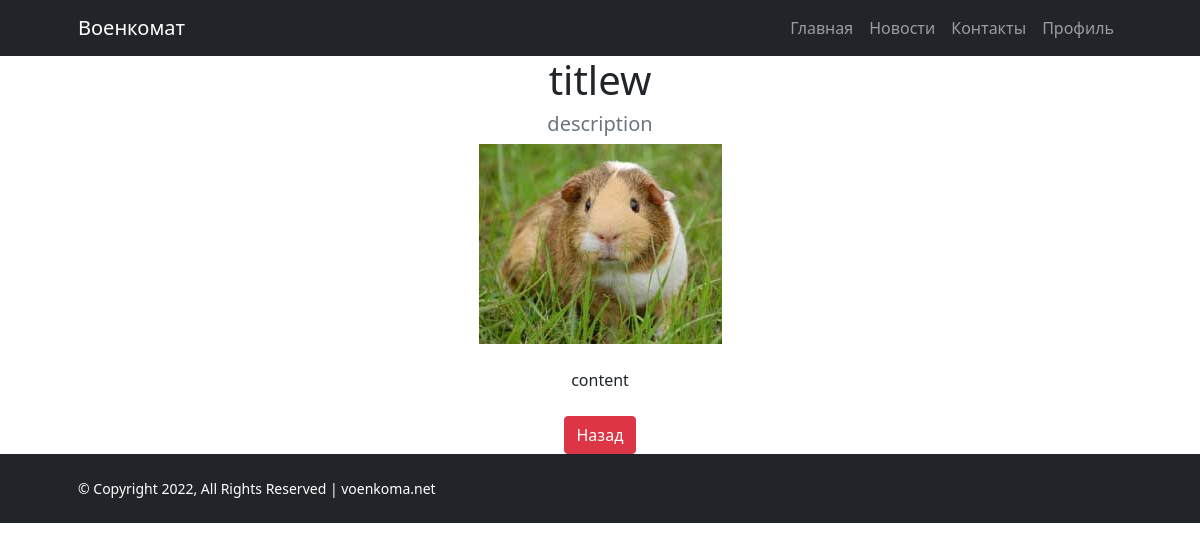
Page /news.php on the committed database.
### tables this page shows
CREATE TABLE `news` (
  `id` int(11) NOT NULL,
  `title` varchar(255) DEFAULT NULL,
  `description` varchar(2000) DEFAULT NULL,
  `image` varchar(255) DEFAULT NULL,
  `content` varchar(255) DEFAULT NULL
);

### news.php (the view, shortened to what this page needs)
<link href="https://cdn.jsdelivr.net/npm/bootstrap@5.1.3/dist/css/bootstrap.min.css" rel="stylesheet"
>
<link href="https://cdn.jsdelivr.net/npm/bootstrap@5.0.2/dist/css/bootstrap.min.css" rel="stylesheet"
>
<?php
    if (isset($_GET['id'])) {
        $news_id = $_GET['id'];
    } else {
        $news_id = 1;
    }
    include_once('bd.php');
    $result = mysqli_query($db,"SELECT * FROM news WHERE '$news_id'=id");
    while($data = mysqli_fetch_assoc($result)){
    echo '
        <div class="text-center ">
            <h1>'.$data['title'].'</h1>
            <h2 class="my-2 h5 text-muted">'.$data['description'].'</h2>
            <img src="post-images/'.$data['image'].'" class="img-fluid" />
            <div class="my-4">
                '.$data['content'].'
            </div>
            <a href="javascript:history.go(-1)" class="btn btn-danger">Назад</a>
        </div>
    ';}
?>

### rows in the picture
news: title "titlew", description "description", image (picture), content "content"
